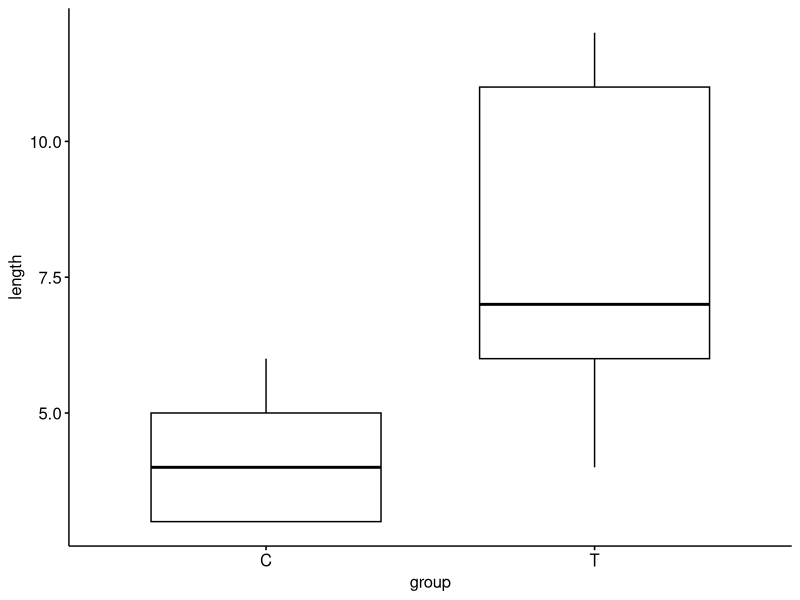
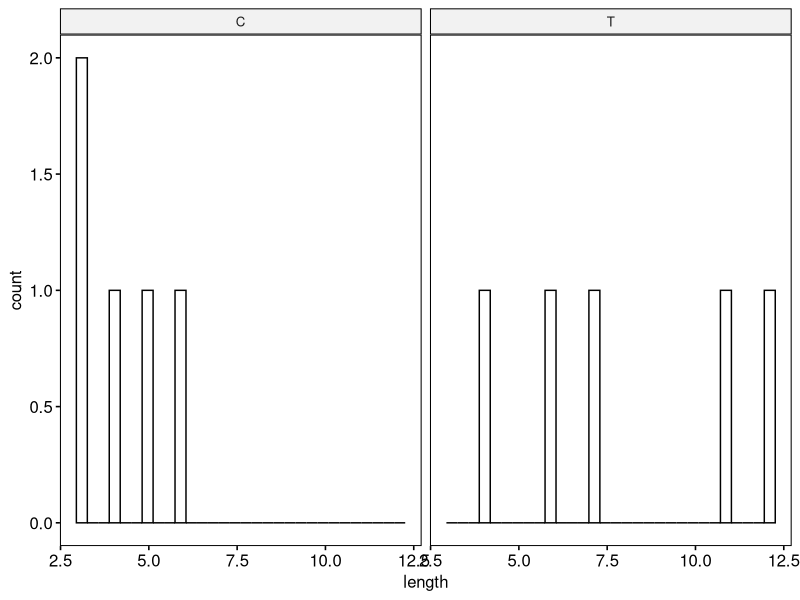
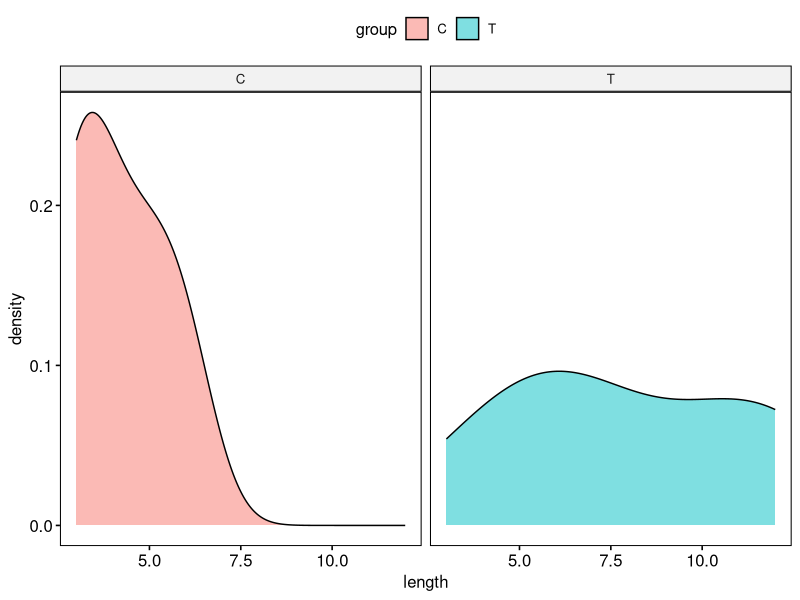
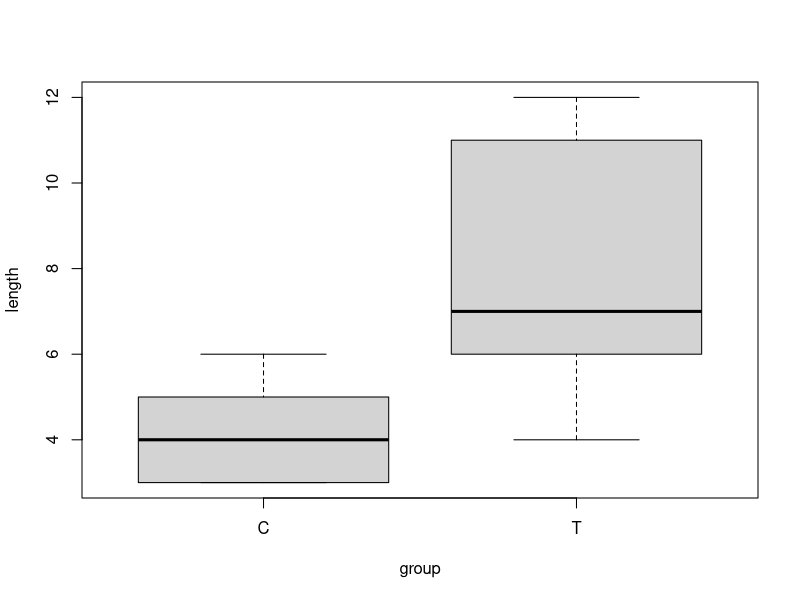

R code for these plots, in order:
## ---- chunk 1
control <-   c(4,  5,6,3,3)
treatment <- c(11,12,6,4,7)
## ---- chunk 2
mean(control)
sd(control)
summary(control)
## ---- chunk 3
dat <- data.frame(length = c(4,  5,6,3,3,
                             11,12,6,4,7),
                  group = c("C","C","C","C","C",
                            "T","T","T","T","T"))
## ---- chunk 4
dat <- data.frame(length = c(control, 
                             treatment),
                  group = c("C","C","C","C","C",
                            "T","T","T","T","T"))
## ---- chunk 5
library(ggplot2)
library(ggpubr)

ggpubr::ggboxplot(data = dat,
          y = "length",
          x = "group")
## ---- chunk 6
ggpubr::gghistogram(data = dat,
          x = "length",
          facet.by = "group")
## ---- chunk 7
ggpubr::ggdensity(data = dat,
          x = "length",
          facet.by = "group",
          fill = "group")
## ---- chunk 8
dat <- data.frame(length = c(control, 
                             treatment),
                  group = c(rep("C",5),
                            rep("T",5)))
## ---- chunk 9
boxplot(length ~ group, data = dat)
